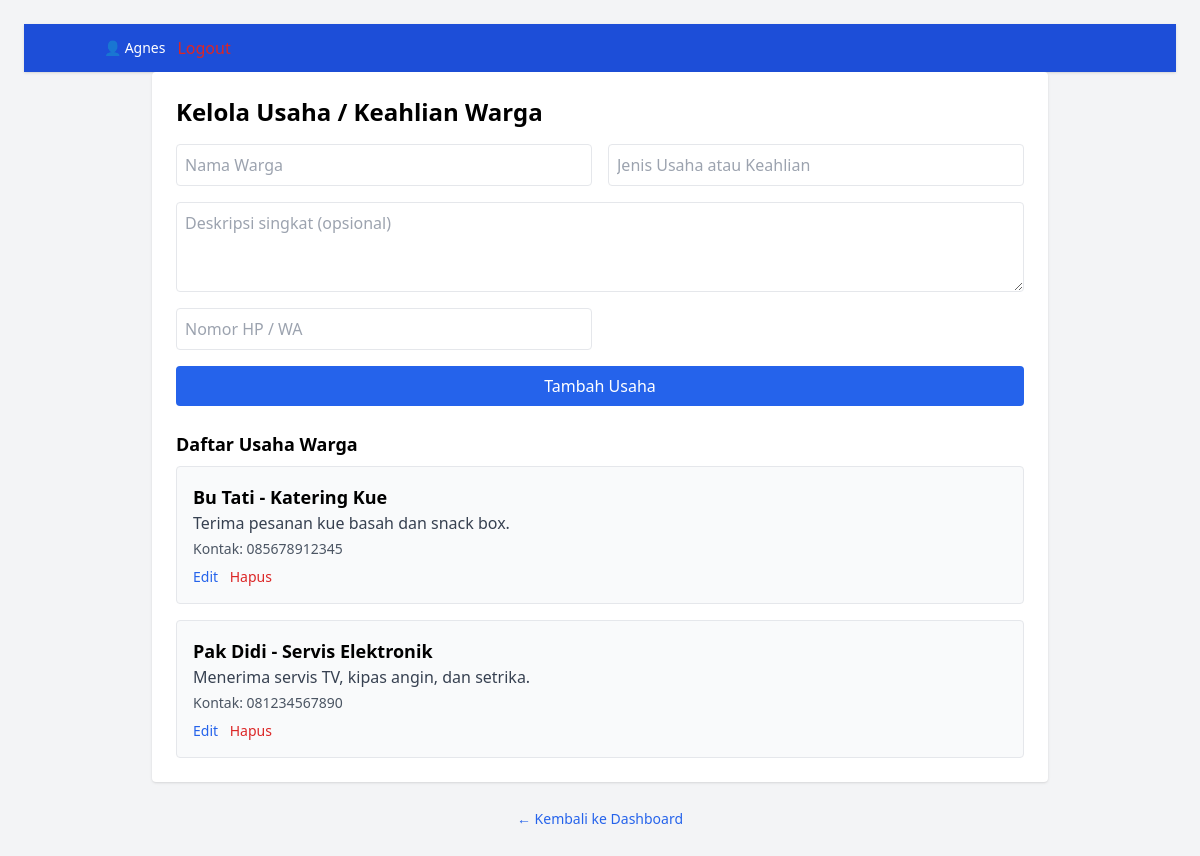
/manage_usaha.php (signed in), run on the app's committed database.
### tables this page shows
CREATE TABLE `usaha` (
  `id` int(11) NOT NULL,
  `nama_warga` varchar(100) DEFAULT NULL,
  `jenis_usaha` varchar(100) DEFAULT NULL,
  `deskripsi` text DEFAULT NULL,
  `kontak` varchar(100) DEFAULT NULL
);

### manage_usaha.php (the view, shortened to what this page needs)
<?php
require '../includes/config.php';
$editMode = false;
$nama = $jenis = $deskripsi = $kontak = '';
$usaha = mysqli_query($conn, "SELECT * FROM usaha ORDER BY nama_warga ASC");
?>
<!DOCTYPE html>
<html lang="id">
<head>
    <script src="https://cdn.tailwindcss.com"></script>
</head>
<body class="bg-gray-100 p-6">
<?php include '../includes/navbar_admin.php'; ?>
<div class="max-w-4xl mx-auto bg-white p-6 rounded shadow">
    <h1 class="text-2xl font-bold mb-4"><?= $editMode ? 'Edit' : 'Kelola' ?> Usaha / Keahlian Warga</h1>
    <form method="POST" class="grid grid-cols-1 md:grid-cols-2 gap-4 mb-6">
        <input name="nama_warga" placeholder="Nama Warga" value="<?= htmlspecialchars($nama) ?>" class="p-2 border rounded" required>
        <input name="jenis_usaha" placeholder="Jenis Usaha atau Keahlian" value="<?= htmlspecialchars($jenis) ?>" class="p-2 border rounded" required>
        <textarea name="deskripsi" placeholder="Deskripsi singkat (opsional)" rows="3" class="p-2 border rounded md:col-span-2"><?= htmlspecialchars($deskripsi) ?></textarea>
        <input name="kontak" placeholder="Nomor HP / WA" value="<?= htmlspecialchars($kontak) ?>" class="p-2 border rounded" required>
        <button type="submit" class="bg-blue-600 text-white px-4 py-2 rounded hover:bg-blue-700 md:col-span-2">
            <?= $editMode ? 'Update' : 'Tambah' ?> Usaha
        </button>
    </form>
    <h2 class="text-lg font-semibold mb-2">Daftar Usaha Warga</h2>
    <?php if (mysqli_num_rows($usaha) > 0): ?>
        <ul class="space-y-4">
            <?php while($u = mysqli_fetch_assoc($usaha)): ?>
                <li class="bg-gray-50 p-4 rounded border">
                    <h3 class="font-bold text-lg"><?= htmlspecialchars($u['nama_warga']) ?> - <?= htmlspecialchars($u['jenis_usaha']) ?></h3>
                    <?php if (!empty($u['deskripsi'])): ?>
                        <p class="text-gray-700 mb-1"><?= nl2br(htmlspecialchars($u['deskripsi'])) ?></p>
                    <?php endif; ?>
                    <p class="text-sm text-gray-600">Kontak: <?= htmlspecialchars($u['kontak']) ?></p>
                    <div class="mt-2 space-x-2 text-sm">
                        <a href="?edit=<?= $u['id'] ?>" class="text-blue-600 hover:underline">Edit</a>
                        <a href="?delete=<?= $u['id'] ?>" onclick="return confirm('Yakin ingin menghapus data ini?')" class="text-red-600 hover:underline">Hapus</a>
                    </div>
                </li>
            <?php endwhile; ?>
        </ul>
    <?php else: ?>
        <p class="text-gray-500">Belum ada data usaha warga.</p>
    <?php endif; ?>
</div>
<div class="mb-4 mt-6 text-center">
    <a href="../admin_dashboard.php" class="text-blue-600 hover:underline text-sm">
        ← Kembali ke Dashboard
    </a>
</div>
</body>
</html>

### data on the page
usaha: nama_warga "Bu Tati", jenis_usaha "Katering Kue", deskripsi "Terima pesanan kue basah dan snack box.", kontak "085678912345"
usaha: nama_warga "Pak Didi", jenis_usaha "Servis Elektronik", deskripsi "Menerima servis TV, kipas angin, dan setrika.", kontak "081234567890"

### other printed values
$_SESSION['nama'] "Agnes"
